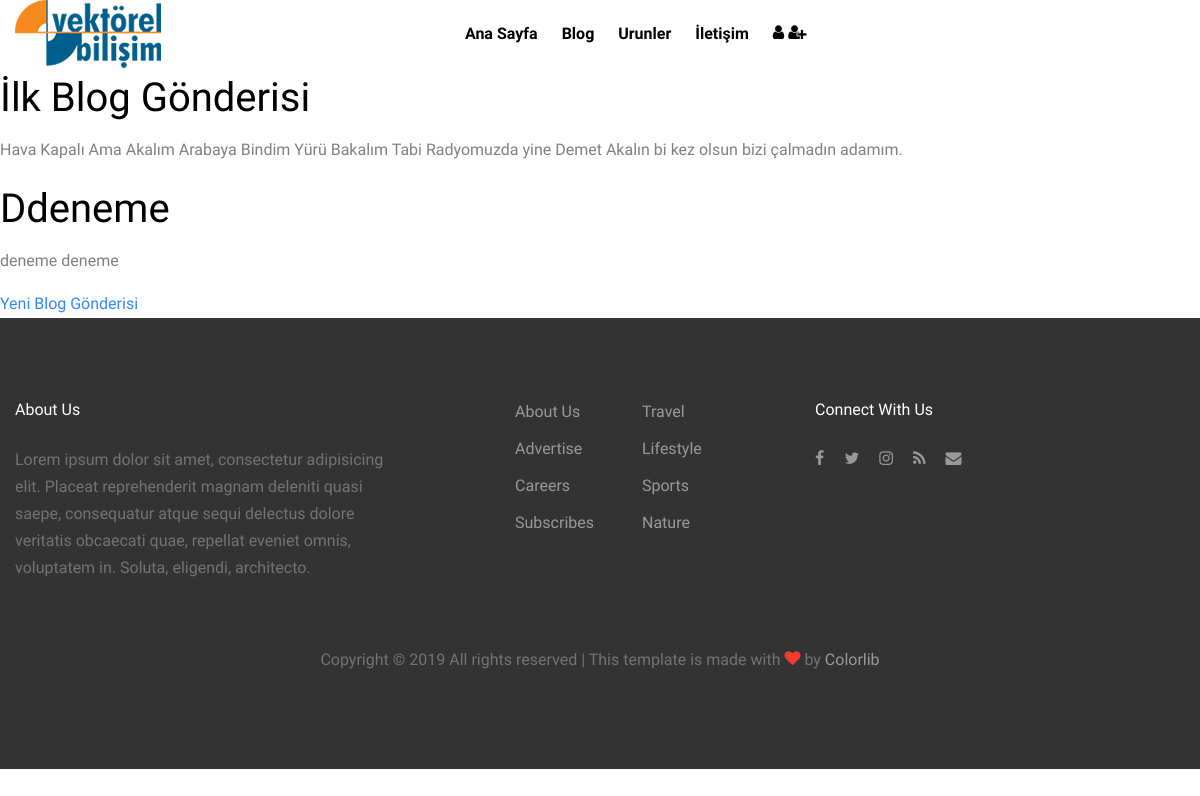
The page /blog/ on the database as committed earlier.
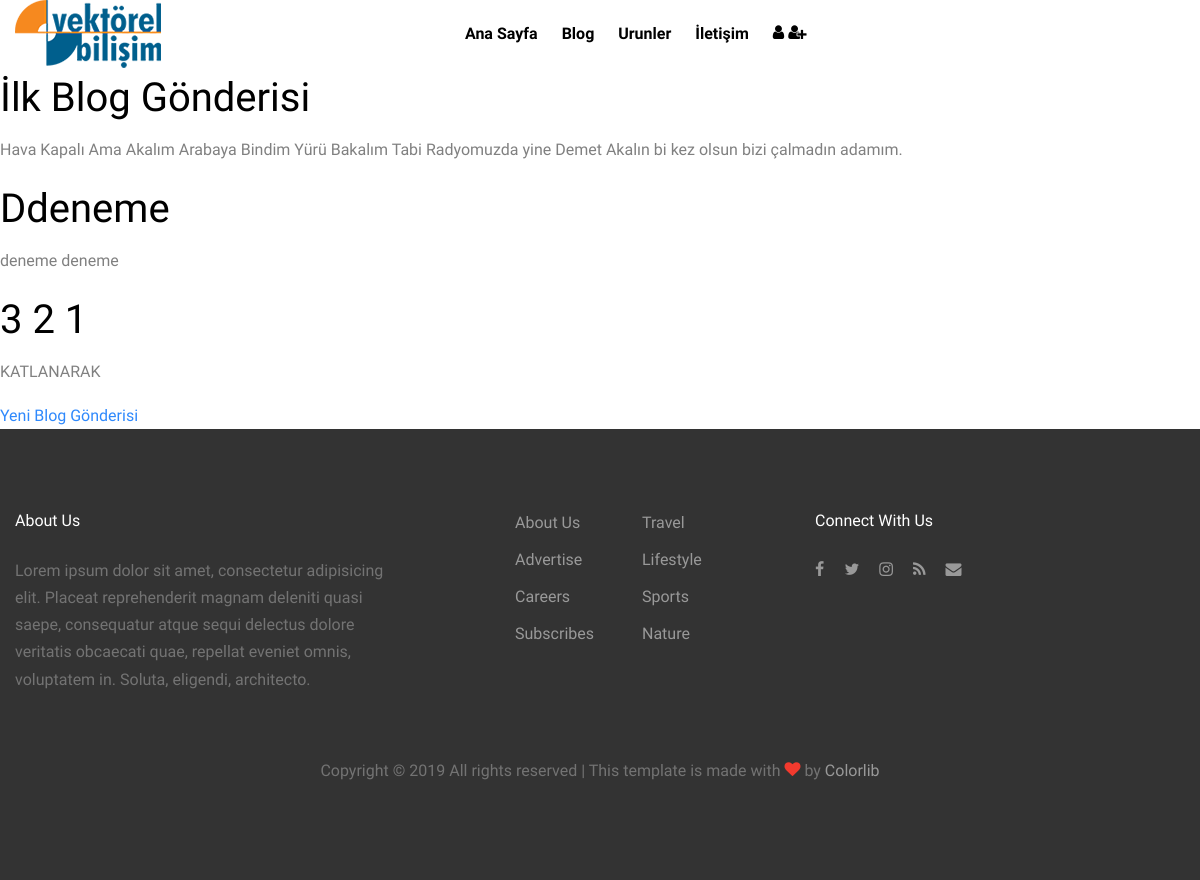
The same page on the database as committed later.
### Blog/models.py (models this page shows, shortened)
class Gonderi(models.Model):
   yazar = models.ForeignKey('auth.User',on_delete=models.CASCADE)
   baslik = models.CharField(max_length=200)
   metin = models.TextField()
   olusturma_zaman = models.DateTimeField(default=timezone.now)
   yayim_zamani = models.DateTimeField(blank=True,null=True)

### Blog/views.py (the view)
# urls.py: path('', views.gonderi_liste, name='gonderi_liste'),
def gonderi_liste(request):
    Gonderiler = Gonderi.objects.all()
    return render(request, 'Blog/gonderi_list.html', {"gonderis":Gonderiler})

### templates/Blog/gonderi_list.html
{% extends "base.html" %}
{% block content  %}
     {% for gonderi in gonderis %}
     <a href="{% url 'gonderi_detay' gonderi.pk %}">
     <h1> {{ gonderi.baslik }}</h1>
     </a>
     <p> {{ gonderi.metin }} </p>
     {% endfor %}
     <a href="{% url 'yeni_gonderi' %}" > Yeni Blog Gönderisi </a>
{% endblock %}

### templates/base.html (shortened to what this page needs)
{% load static %}
<!DOCTYPE html>
<html lang="tr">
  <head>
    <link rel="stylesheet" href="{% static 'fonts/icomoon/style.css' %}">
    <link rel="stylesheet" href="{% static 'css/bootstrap.min.css' %}">
    <link rel="stylesheet" href="{% static 'css/magnific-popup.css' %}">
    <link rel="stylesheet" href="{% static 'css/jquery-ui.css' %}">
    <link rel="stylesheet" href="{% static 'css/owl.carousel.min.css' %}">
    <link rel="stylesheet" href="{% static 'css/owl.theme.default.min.css' %}">
    <link rel="stylesheet" href="{% static 'css/bootstrap-datepicker.css' %}">
    <link rel="stylesheet" href="{% static 'fonts/flaticon/font/flaticon.css' %}">
    <link rel="stylesheet" href="{% static 'css/aos.css' %}">
    <link rel="stylesheet" href="{% static 'css/style.css' %}">
  </head>
  <body>
  <div class="site-wrap">
    <header class="site-navbar" role="banner">
      <div class="container-fluid">
        <div class="row align-items-center">
          <div class="col-4 site-logo">
            <a href="index.html" class="text-black h2 mb-0"><img src="{% static 'images/logo.png' %}" alt="Image" class="img-fluid rounded"></a>
          </div>
          <div class="col-8 text-left">
            <nav class="site-navigation" role="navigation">
              <ul class="site-menu js-clone-nav mr-auto d-none d-lg-block mb-0">
                <li><a href="{% url 'anaSayfa' %}">Ana Sayfa</a></li>
                <li><a href="{% url 'gonderi_liste' %}">Blog</a></li>
                <li><a href="category.html">Urunler</a></li>
                <li><a href="{% url 'yeni_iletisim_form' %}">İletişim</a></li>
                <li class="d-none d-lg-inline-block">
                  {% if user.is_authenticated %}
                 <a href="{% url 'logout' %}" >
                 <span class="icon-user-times"></span></a>
                {% else %}
                <a href="{% url 'login' %}" >
                <span class="icon-user"></span>
                </a>
                <a href="{% url 'signup' %}">
                <span class="icon-user-plus">
                </span>
                </a>
                {% endif %}
                  </li>
              </ul>
            </nav>
            <a href="#" class="site-menu-toggle js-menu-toggle text-black d-inline-block d-lg-none"></a></div>
          </div>
      </div>
    </header>
    <div>
    {% block content %}
    {% endblock content %}
     <div class="site-footer">
      <div class="container">
        <div class="row mb-5">
          <div class="col-md-4">
            <h3 class="footer-heading mb-4">About Us</h3>
            <p>Lorem ipsum dolor sit amet, consectetur adipisicing elit. Placeat reprehenderit magnam deleniti quasi saepe, consequatur atque sequi delectus dolore veritatis obcaecati quae, repellat eveniet omnis, voluptatem in. Soluta, eligendi, architecto.</p>
          </div>
          <div class="col-md-3 ml-auto">
            <ul class="list-unstyled float-left mr-5">
              <li><a href="#">About Us</a></li>
              <li><a href="#">Advertise</a></li>
              <li><a href="#">Careers</a></li>
              <li><a href="#">Subscribes</a></li>
            </ul>
            <ul class="list-unstyled float-left">
              <li><a href="#">Travel</a></li>
              <li><a href="#">Lifestyle</a></li>
              <li><a href="#">Sports</a></li>
              <li><a href="#">Nature</a></li>
            </ul>
          </div>
          <div class="col-md-4">
            <div>
              <h3 class="footer-heading mb-4">Connect With Us</h3>
              <p>
                <a href="#"><span class="icon-facebook pt-2 pr-2 pb-2 pl-0"></span></a>
                <a href="#"><span class="icon-twitter p-2"></span></a>
                <a href="#"><span class="icon-instagram p-2"></span></a>
                <a href="#"><span class="icon-rss p-2"></span></a>
                <a href="#"><span class="icon-envelope p-2"></span></a>
              </p>
            </div>
          </div>
        </div>
        <div class="row">
          <div class="col-12 text-center">
            <p>
              Copyright &copy; <script>document.write(new Date().getFullYear());</script> All rights reserved | This template is made with <i class="icon-heart text-danger" aria-hidden="true"></i> by <a href="https://colorlib.com" target="_blank" >Colorlib</a>
              </p>
          </div>
        </div>
      </div>
    </div>
  </div>
  </body>
</html>

### static/css/style.css (style rules this page uses)
body { line-height: 1.7; color: gray; font-weight: 300; font-size: 1rem; background: #fff; font-family: "Muli", -apple-system, BlinkMacSystemFont, "Segoe UI", Roboto, "Helvetica Neue", Arial, sans-serif, "Apple Color Emoji", "Segoe UI Emoji", "Segoe UI Symbol", "Noto Color Emoji"; }
a { -webkit-transition: .3s all ease; -o-transition: .3s all ease; transition: .3s all ease; color: #2f89fc; }
h1, h2, h3, h4, h5, .h1, .h2, .h3, .h4, .h5 { font-family: "Muli", -apple-system, BlinkMacSystemFont, "Segoe UI", Roboto, "Helvetica Neue", Arial, sans-serif, "Apple Color Emoji", "Segoe UI Emoji", "Segoe UI Symbol", "Noto Color Emoji"; line-height: 1.5; color: #000; }
.text-black { color: #000 !important; }
.site-wrap:before { -webkit-transition: .3s all ease-in-out; -o-transition: .3s all ease-in-out; transition: .3s all ease-in-out; background: rgba(0, 0, 0, 0.6); content: ""; position: absolute; z-index: 2000; top: 0; left: 0; right: 0; bottom: 0; opacity: 0; visibility: hidden; }
.site-footer { padding: 4em 0; background: #333333; }
@media (min-width: 768px) { .site-footer { padding: 5em 0; } }
.site-footer p { color: #737373; }
.site-footer h2, .site-footer h3, .site-footer h4, .site-footer h5 { color: #fff; }
.site-footer a { color: #999999; }
.site-footer ul li { margin-bottom: 10px; }
.site-footer .footer-heading { font-size: 16px; color: #fff; }
.site-navbar { margin-bottom: 0px; z-index: 1999; position: relative; width: 100%; background: #fff; }
.site-navbar .site-logo a { font-size: 1.5rem; }
.site-navbar .site-navigation .site-menu { margin-bottom: 0; }
.site-navbar .site-navigation .site-menu a { text-decoration: none !important; display: inline-block; }
.site-navbar .site-navigation .site-menu > li { display: inline-block; padding: 10px 10px; }
.site-navbar .site-navigation .site-menu > li > a { padding: 10px 0px; font-weight: 700; color: #000; text-decoration: none !important; }
.site-mobile-menu .site-nav-wrap { padding: 0; margin: 0; list-style: none; position: relative; }
.site-mobile-menu .site-nav-wrap a { padding: 10px 20px; display: block; position: relative; color: #212529; }
.site-mobile-menu .site-nav-wrap li { position: relative; display: block; }
.site-mobile-menu .site-nav-wrap > li { display: block; position: relative; float: left; width: 100%; }
.site-mobile-menu .site-nav-wrap > li > a { padding-left: 20px; font-size: 20px; }
.container { max-width: 1200px; }

Rows that differ between the two databases and show on the page:
added Gonderi: baslik "3 2 1", metin "KATLANARAK"
